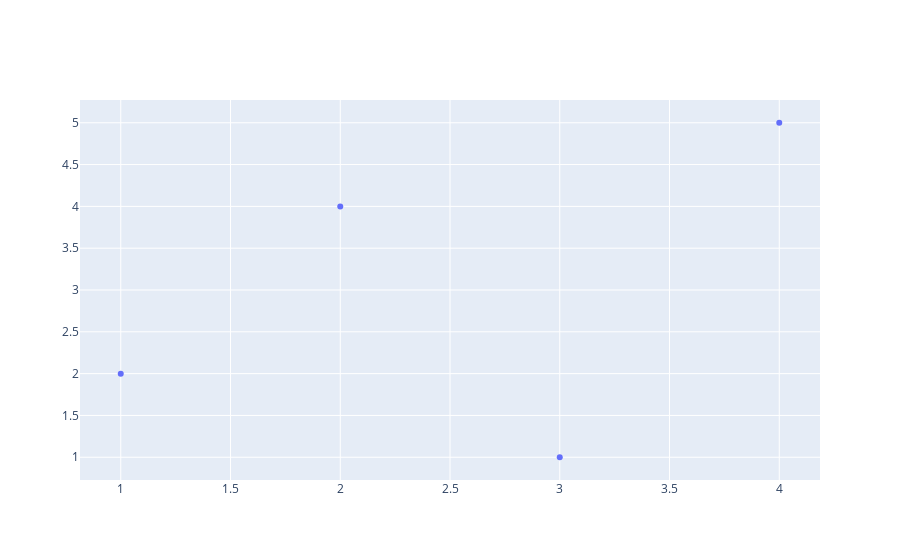

The notebook cell this image was saved under:
### Markdown cell above
Bubble charts are also scatter plots with size as third dimension (instead of color), Color can be 4th dimension

### Code cell
# Regular 2D Scatter Plot
x = [1,2,3,4]
y = [2,4,1,5]

trace = go.Scatter(x=x, y=y, mode='markers')
data = [trace]
offline.iplot(data)

### Figure 1 — Plotly figure (JSON) as saved in the notebook; plotly's stock layout.template omitted (floating-point values rounded to 4 significant figures)
{"data": [{"mode": "markers", "type": "scatter", "x": [1, 2, 3, 4], "y": [2, 4, 1, 5]}], "layout": {"autosize": true, "xaxis": {"autorange": true, "range": [0.8172, 4.183], "type": "linear"}, "yaxis": {"autorange": true, "range": [0.707, 5.293], "type": "linear"}}}
